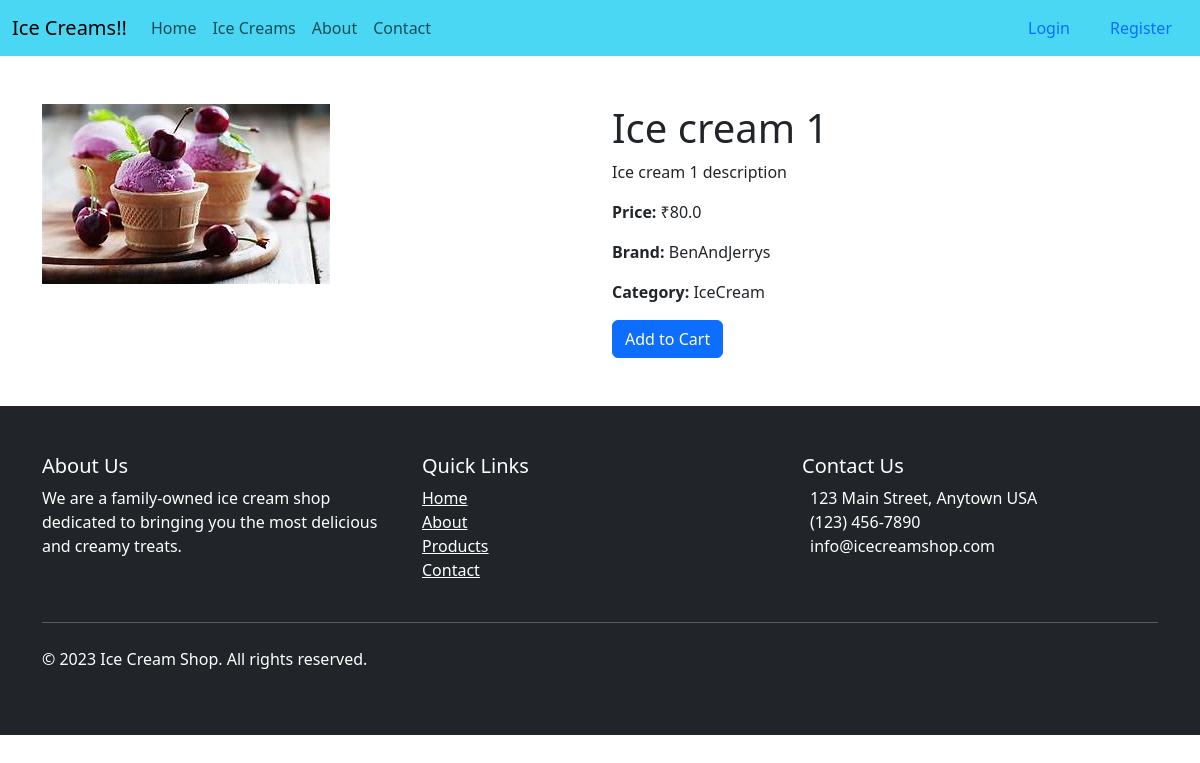
The app's page /ice-creams/1/ with its own data.
### website/models.py (models this page shows, shortened)
class Product(models.Model):
    class Brand(models.TextChoices):
        BenAndJerrys = 'Ben & Jerry\'s', 'Ben & Jerry\'s'
        Magnum = 'Magnum', 'Magnum'
        DairyQueen = 'Dairy Queen', 'Dairy Queen'
    BRAND_CHOICES = [
        ('BenAndJerrys', 'Ben & Jerry\'s'),
        ('Magnum', 'Magnum'),
        ('DairyQueen', 'Dairy Queen'),
    ]
    class Category(models.TextChoices):
        IceCream = 'Ice Cream', 'Ice Cream'
        Gelato = 'Gelato', 'Gelato'
        IceCreamBars = 'Ice Cream Bars', 'Ice Cream Bars'
    CATEGORY_CHOICES = [
        ('IceCream', 'Ice Cream'),
        ('Gelato', 'Gelato'),
        ('IceCreamBars', 'Ice Cream Bars'),
    ]
    name = models.CharField(max_length=255, unique=True)
    slug = models.SlugField(max_length=255, unique=True, blank=True)
    user = models.ForeignKey(User, on_delete=models.CASCADE, related_name='products', default="vinod")
    description = models.TextField()
    price = models.FloatField()
    image_url = models.ImageField(upload_to='products/images/')
    brand = models.CharField(max_length=50, choices=BRAND_CHOICES, default=Brand.Magnum)
    category = models.CharField(max_length=50, choices=CATEGORY_CHOICES, default=Category.IceCream)
    created_at = models.DateTimeField(auto_now_add=True)

### website/views.py (the view)
# urls.py: path("ice-creams/<int:ice_cream_id>/", views.ice_cream_detail, name="ice_cream_detail"),
def ice_cream_detail(request, ice_cream_id):
    ice_cream = Product.objects.get(id=ice_cream_id)
    return render(request, "ice_cream_detail.html", {'ice_cream': ice_cream})

### website/templates/ice_cream_detail.html
{% extends "master_layout.html" %}
{% block content %}
<div class="container mt-5 mb-5">
    <div class="row">
        <div class="col-md-6">
            {% if ice_cream.image_url %}
                <img src="/media/{{ ice_cream.image_url }}" class="img-fluid" alt="{{ ice_cream.name }}">
            {% else %}
                <img src="https://via.placeholder.com/300" class="img-fluid" alt="No image available">
            {% endif %}
        </div>
        <div class="col-md-6">
            <h1>{{ ice_cream.name }}</h1>
            <p>{{ ice_cream.description }}</p>
            <p><strong>Price:</strong> ₹{{ ice_cream.price }}</p>
            <p><strong>Brand:</strong> {{ ice_cream.brand }}</p>
            <p><strong>Category:</strong> {{ ice_cream.category }}</p>
            <a href="#" class="btn btn-primary">Add to Cart</a>
        </div>
    </div>
</div>
{% endblock %}

### records on screen
Product: image_url (picture), name "Ice cream 1", description "Ice cream 1 description", price "80.0", brand "BenAndJerrys", category "IceCream"
